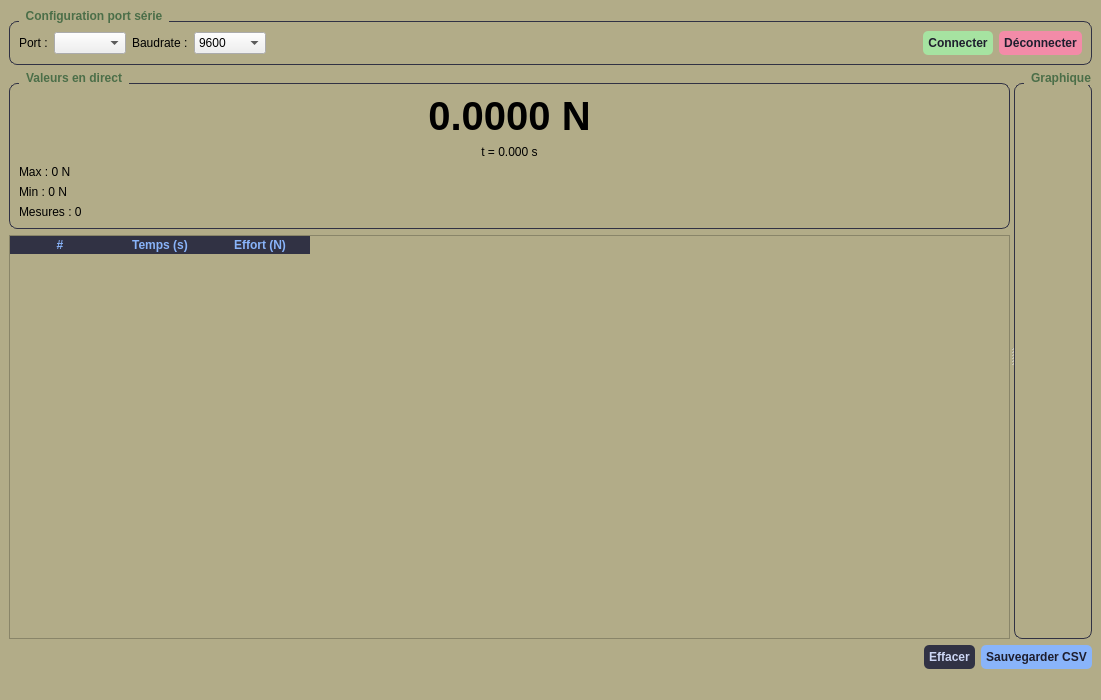
<?xml version="1.0" encoding="UTF-8"?>
<ui version="4.0">
 <class>MainWindow</class>
 <widget class="QMainWindow" name="MainWindow">
  <property name="geometry">
   <rect>
    <x>0</x>
    <y>0</y>
    <width>1101</width>
    <height>700</height>
   </rect>
  </property>
  <property name="windowTitle">
   <string>Visualiseur Mesure d'Effort – Arduino HX711</string>
  </property>
  <property name="windowIcon">
   <iconset resource="assets.qrc">
    <normaloff>:/icone/icone.ico</normaloff>:/icone/icone.ico</iconset>
  </property>
  <property name="styleSheet">
   <string notr="true">
    QMainWindow { background-color: #B2AC88; color: #898989; font-family: 'Segoe UI'; }
    QGroupBox { border: 1px solid #313244; border-radius: 8px; margin-top: 12px; font-weight: bold; color: #4b6e48; }
    QGroupBox::title { subcontrol-origin: margin; left: 10px; padding: 0 5px; }
    QPushButton { background-color: #313244; border-radius: 5px; padding: 5px; color: #cdd6f4; font-weight: bold; }
    QPushButton:hover { background-color: #45475a; }
    #btn_connect { background-color: #a6e3a1; color: #1e1e2e; }
    #btn_disconnect { background-color: #f38ba8; color: #1e1e2e; }
    #btn_save { background-color: #89b4fa; color: #1e1e2e; }
    QTableWidget { background-color: #4b6e48; gridline-color: #45475a; color: #898989; }
    QHeaderView::section { background-color: #313244; color: #89b4fa; font-weight: bold; border: none; }
   QSplitter{ background-color: #B2AC88;}</string>
  </property>
  <widget class="QWidget" name="centralwidget">
   <layout class="QVBoxLayout" name="verticalLayout_root">
    <item>
     <widget class="QGroupBox" name="groupConfig">
      <property name="enabled">
       <bool>true</bool>
      </property>
      <property name="sizePolicy">
       <sizepolicy hsizetype="Preferred" vsizetype="Fixed">
        <horstretch>0</horstretch>
        <verstretch>0</verstretch>
       </sizepolicy>
      </property>
      <property name="title">
       <string>Configuration port série</string>
      </property>
      <layout class="QHBoxLayout" name="horizontalLayout_config" stretch="0,0,0,0,0,0,0">
       <property name="sizeConstraint">
        <enum>QLayout::SetDefaultConstraint</enum>
       </property>
       <item>
        <widget class="QLabel" name="label">
         <property name="text">
          <string>Port :</string>
         </property>
        </widget>
       </item>
       <item>
        <widget class="QComboBox" name="combo_port"/>
       </item>
       <item>
        <widget class="QLabel" name="label_2">
         <property name="text">
          <string>Baudrate :</string>
         </property>
        </widget>
       </item>
       <item>
        <widget class="QComboBox" name="combo_baud">
         <item>
          <property name="text">
           <string>9600</string>
          </property>
         </item>
         <item>
          <property name="text">
           <string>115200</string>
          </property>
         </item>
        </widget>
       </item>
       <item>
        <spacer name="horizontalSpacer">
         <property name="orientation">
          <enum>Qt::Horizontal</enum>
         </property>
         <property name="sizeHint" stdset="0">
          <size>
           <width>0</width>
           <height>0</height>
          </size>
         </property>
        </spacer>
       </item>
       <item>
        <widget class="QPushButton" name="btn_connect">
         <property name="text">
          <string>Connecter</string>
         </property>
        </widget>
       </item>
       <item>
        <widget class="QPushButton" name="btn_disconnect">
         <property name="enabled">
          <bool>false</bool>
         </property>
         <property name="text">
          <string>Déconnecter</string>
         </property>
        </widget>
       </item>
      </layout>
     </widget>
    </item>
    <item>
     <widget class="QSplitter" name="splitter">
      <property name="styleSheet">
       <string notr="true"> background-color: #B2AC88;</string>
      </property>
      <property name="orientation">
       <enum>Qt::Horizontal</enum>
      </property>
      <widget class="QWidget" name="leftWidget" native="true">
       <layout class="QVBoxLayout" name="verticalLayout_left">
        <item>
         <widget class="QGroupBox" name="groupLive">
          <property name="title">
           <string>Valeurs en direct</string>
          </property>
          <layout class="QVBoxLayout" name="verticalLayout_2">
           <item>
            <widget class="QLabel" name="lbl_valeur_actuelle">
             <property name="styleSheet">
              <string notr="true">font-size: 30pt; font-weight: bold;</string>
             </property>
             <property name="text">
              <string>0.0000 N</string>
             </property>
             <property name="alignment">
              <set>Qt::AlignCenter</set>
             </property>
            </widget>
           </item>
           <item>
            <widget class="QLabel" name="lbl_temps_actuel">
             <property name="text">
              <string>t = 0.000 s</string>
             </property>
             <property name="alignment">
              <set>Qt::AlignCenter</set>
             </property>
            </widget>
           </item>
           <item>
            <widget class="QLabel" name="lbl_valeur_max">
             <property name="text">
              <string>Max : 0 N</string>
             </property>
            </widget>
           </item>
           <item>
            <widget class="QLabel" name="lbl_valeur_min">
             <property name="text">
              <string>Min : 0 N</string>
             </property>
            </widget>
           </item>
           <item>
            <widget class="QLabel" name="lbl_nb_mesures">
             <property name="text">
              <string>Mesures : 0</string>
             </property>
            </widget>
           </item>
          </layout>
         </widget>
        </item>
        <item>
         <widget class="QTableWidget" name="table">
          <property name="palette">
           <palette>
            <active>
             <colorrole role="WindowText">
              <brush brushstyle="SolidPattern">
               <color alpha="255">
                <red>137</red>
                <green>137</green>
                <blue>137</blue>
               </color>
              </brush>
             </colorrole>
             <colorrole role="Button">
              <brush brushstyle="SolidPattern">
               <color alpha="255">
                <red>178</red>
                <green>172</green>
                <blue>136</blue>
               </color>
              </brush>
             </colorrole>
             <colorrole role="Text">
              <brush brushstyle="SolidPattern">
               <color alpha="255">
                <red>137</red>
                <green>137</green>
                <blue>137</blue>
               </color>
              </brush>
             </colorrole>
             <colorrole role="ButtonText">
              <brush brushstyle="SolidPattern">
               <color alpha="255">
                <red>137</red>
                <green>137</green>
                <blue>137</blue>
               </color>
              </brush>
             </colorrole>
             <colorrole role="Base">
              <brush brushstyle="SolidPattern">
               <color alpha="255">
                <red>178</red>
                <green>172</green>
                <blue>136</blue>
               </color>
              </brush>
             </colorrole>
             <colorrole role="Window">
              <brush brushstyle="SolidPattern">
               <color alpha="255">
                <red>178</red>
                <green>172</green>
                <blue>136</blue>
               </color>
              </brush>
             </colorrole>
            </active>
            <inactive>
             <colorrole role="WindowText">
              <brush brushstyle="SolidPattern">
               <color alpha="255">
                <red>137</red>
                <green>137</green>
                <blue>137</blue>
               </color>
              </brush>
             </colorrole>
             <colorrole role="Button">
              <brush brushstyle="SolidPattern">
               <color alpha="255">
                <red>178</red>
                <green>172</green>
                <blue>136</blue>
               </color>
              </brush>
             </colorrole>
             <colorrole role="Text">
              <brush brushstyle="SolidPattern">
               <color alpha="255">
                <red>137</red>
                <green>137</green>
                <blue>137</blue>
               </color>
              </brush>
             </colorrole>
             <colorrole role="ButtonText">
              <brush brushstyle="SolidPattern">
               <color alpha="255">
                <red>137</red>
                <green>137</green>
                <blue>137</blue>
               </color>
              </brush>
             </colorrole>
             <colorrole role="Base">
              <brush brushstyle="SolidPattern">
               <color alpha="255">
                <red>178</red>
                <green>172</green>
                <blue>136</blue>
               </color>
              </brush>
             </colorrole>
             <colorrole role="Window">
              <brush brushstyle="SolidPattern">
               <color alpha="255">
                <red>178</red>
                <green>172</green>
                <blue>136</blue>
               </color>
              </brush>
             </colorrole>
            </inactive>
            <disabled>
             <colorrole role="WindowText">
              <brush brushstyle="SolidPattern">
               <color alpha="255">
                <red>137</red>
                <green>137</green>
                <blue>137</blue>
               </color>
              </brush>
             </colorrole>
             <colorrole role="Button">
              <brush brushstyle="SolidPattern">
               <color alpha="255">
                <red>178</red>
                <green>172</green>
                <blue>136</blue>
               </color>
              </brush>
             </colorrole>
             <colorrole role="Text">
              <brush brushstyle="SolidPattern">
               <color alpha="255">
                <red>137</red>
                <green>137</green>
                <blue>137</blue>
               </color>
              </brush>
             </colorrole>
             <colorrole role="ButtonText">
              <brush brushstyle="SolidPattern">
               <color alpha="255">
                <red>137</red>
                <green>137</green>
                <blue>137</blue>
               </color>
              </brush>
             </colorrole>
             <colorrole role="Base">
              <brush brushstyle="SolidPattern">
               <color alpha="255">
                <red>178</red>
                <green>172</green>
                <blue>136</blue>
               </color>
              </brush>
             </colorrole>
             <colorrole role="Window">
              <brush brushstyle="SolidPattern">
               <color alpha="255">
                <red>178</red>
                <green>172</green>
                <blue>136</blue>
               </color>
              </brush>
             </colorrole>
            </disabled>
           </palette>
          </property>
          <column>
           <property name="text">
            <string>#</string>
           </property>
          </column>
          <column>
           <property name="text">
            <string>Temps (s)</string>
           </property>
          </column>
          <column>
           <property name="text">
            <string>Effort (N)</string>
           </property>
          </column>
         </widget>
        </item>
       </layout>
      </widget>
      <widget class="QGroupBox" name="groupGraph">
       <property name="title">
        <string>Graphique</string>
       </property>
       <layout class="QVBoxLayout" name="layout_graph"/>
      </widget>
     </widget>
    </item>
    <item>
     <layout class="QHBoxLayout" name="horizontalLayout_btns">
      <item>
       <spacer name="horizontalSpacer_2">
        <property name="orientation">
         <enum>Qt::Horizontal</enum>
        </property>
        <property name="sizeHint" stdset="0">
         <size>
          <width>13</width>
          <height>13</height>
         </size>
        </property>
       </spacer>
      </item>
      <item>
       <widget class="QPushButton" name="btn_clear">
        <property name="text">
         <string>Effacer</string>
        </property>
       </widget>
      </item>
      <item>
       <widget class="QPushButton" name="btn_save">
        <property name="text">
         <string>Sauvegarder CSV</string>
        </property>
       </widget>
      </item>
     </layout>
    </item>
   </layout>
  </widget>
  <widget class="QStatusBar" name="statusbar">
   <property name="styleSheet">
    <string notr="true">background-color: #B2AC88; color: #898989;
</string>
   </property>
  </widget>
 </widget>
 <resources>
  <include location="assets.qrc"/>
 </resources>
 <connections/>
</ui>
